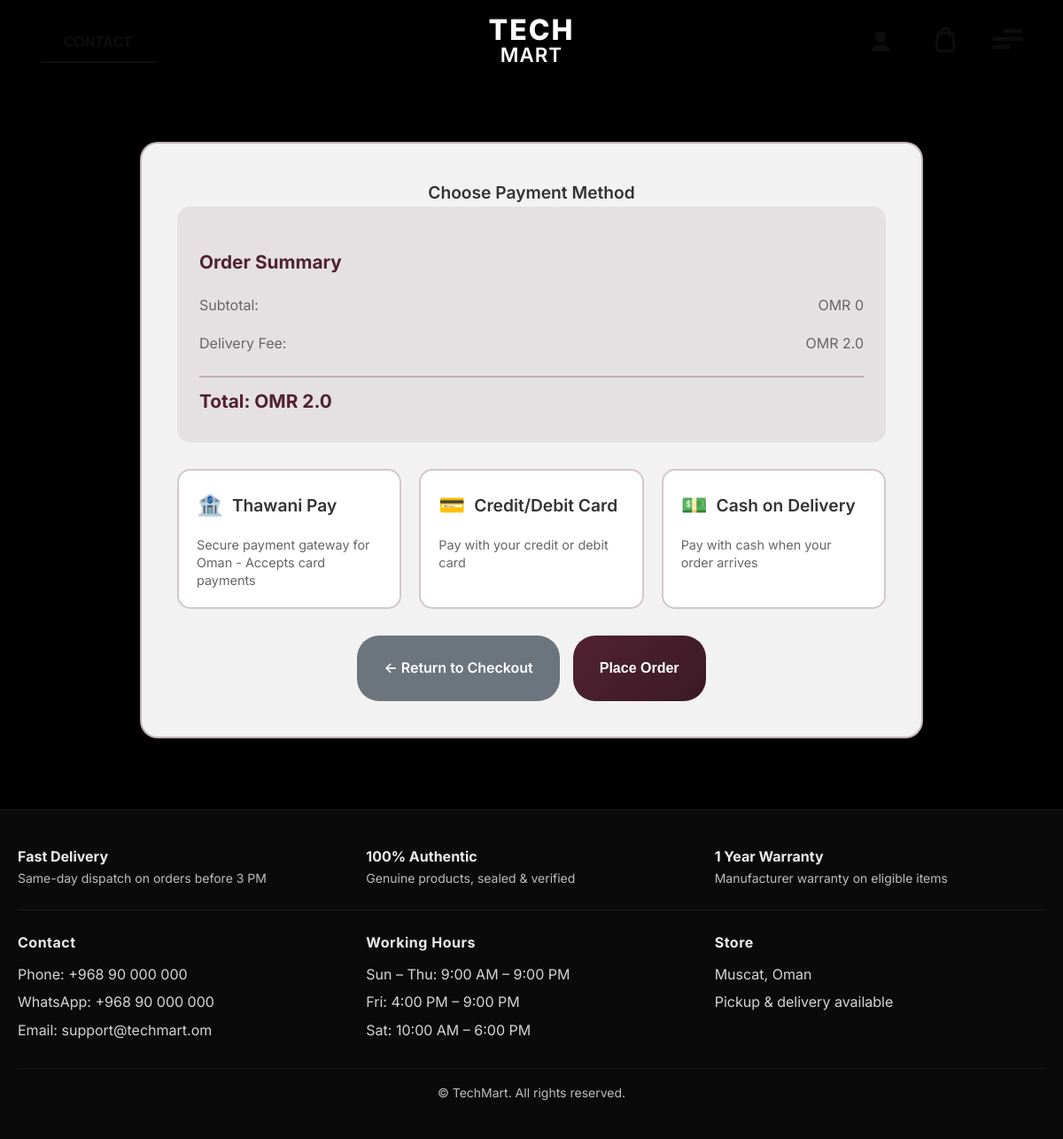
The app's page /payment/ (signed in), older data.
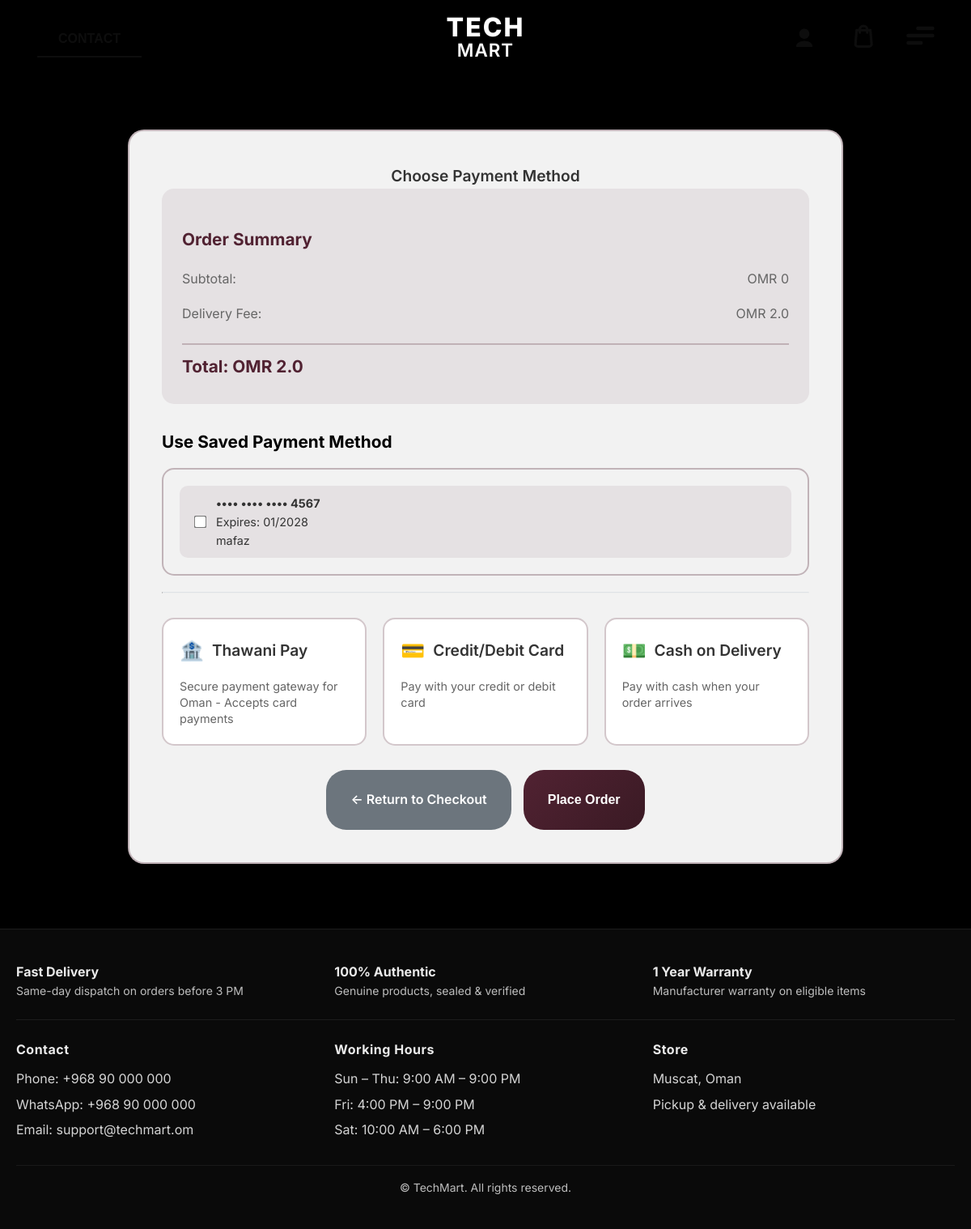
The same page, newer data.
### shop/models.py (models this page shows, shortened)
class SavedPaymentMethod(models.Model):
    CARD_TYPES = [
        ('visa', 'Visa'),
        ('mastercard', 'Mastercard'),
        ('amex', 'American Express'),
        ('discover', 'Discover'),
        ('other', 'Other'),
    ]
    user = models.ForeignKey(User, on_delete=models.CASCADE, related_name='saved_payment_methods')
    cardholder_name = models.CharField(max_length=100)
    card_type = models.CharField(max_length=20, choices=CARD_TYPES)
    last_four = models.CharField(max_length=4)
    expiry_month = models.CharField(max_length=2)
    expiry_year = models.CharField(max_length=4)
    is_primary = models.BooleanField(default=False)
    created_at = models.DateTimeField(auto_now_add=True)
    updated_at = models.DateTimeField(auto_now=True)
    class Meta:
        verbose_name_plural = "Saved Payment Methods"
        ordering = ['-is_primary', '-created_at']

### shop/views.py (the view, shortened to what this page needs)
# urls.py: path('payment/', views.payment, name='payment'),
def payment(request):
    cart = request.session.get('cart', {})
    items = []
    total_price = 0
    from decimal import Decimal
    delivery_fee = Decimal('2.0') if total_price < Decimal('20.0') else Decimal('0.0')
    final_total = total_price + delivery_fee
    username = request.session.get('username')
    saved_cards = []
    categories = Category.objects.filter(parent__isnull=True)
    try:
        user, created = User.objects.get_or_create(username=username)
        saved_cards = SavedPaymentMethod.objects.filter(user=user).order_by('-is_primary', '-created_at')
    except:
        pass
    context = {
        'cart': {
            'items': items,
            'total_price': total_price,
            'delivery_fee': delivery_fee,
            'final_total': final_total,
        },
        'saved_cards': saved_cards,
        'categories': categories
    }
    return render(request, 'shop/payment.html', context)

### shop/context_processors.py (called while the page is built)
def cart_quantity(request):
    cart = request.session.get('cart', {})
    cart_quantity = sum(cart.values()) if cart else 0
    return {'cart_quantity': cart_quantity}

### shop/templates/shop/payment.html (shortened to what this page needs)
{% extends 'shop/base.html' %}
{% block content %}
<nav class="navbar">
    <div class="nav-container">
        <a href="{% url 'home' %}" class="brand-logo">
            <div class="logo-text">
                <span class="logo-main">TECH</span>
                <span class="logo-sub">MART</span>
            </div>
        </a>
    </div>
</nav>
<div class="main-content">
    <div class="payment-container">
        <div class="payment-title">Choose Payment Method</div>
        <div class="order-summary">
            <h3>Order Summary</h3>
            <div class="total-breakdown">
                <div class="subtotal"><span>Subtotal:</span><span>OMR {{ cart.total_price }}</span></div>
                <div class="delivery-fee"><span>Delivery Fee:</span><span>{% if cart.delivery_fee > 0 %}OMR {{ cart.delivery_fee }}{% else %}FREE{% endif %}</span></div>
                <div class="final-total"><strong>Total: OMR {{ cart.final_total }}</strong></div>
            </div>
        </div>
        {% if saved_cards %}
        <div class="saved-payment-section">
            <h3>Use Saved Payment Method</h3>
            <div class="saved-cards">
                {% for card in saved_cards %}
                <div class="saved-card-option">
                    <input type="checkbox" name="saved_payment" id="card_{{ card.id }}" value="{{ card.id }}">
                    <label for="card_{{ card.id }}">
                        <div class="card-info">
                            <strong>•••• •••• •••• {{ card.last_four }}</strong><br>
                            <span>Expires: {{ card.expiry_month }}/{{ card.expiry_year }}</span><br>
                            <span>{{ card.cardholder_name }}</span>
                        </div>
                    </label>
                </div>
                {% endfor %}
            </div>
            <hr class="divider">
        </div>
        {% endif %}
        <div class="payment-methods">
            <div class="payment-method" onclick="selectPayment('thawani')">
                <div class="payment-method-header"><div class="payment-icon">🏦</div><h4 class="payment-title">Thawani Pay</h4></div>
                <div class="payment-description">Secure payment gateway for Oman - Accepts card payments</div>
            </div>
            <div class="payment-method" onclick="selectPayment('card')">
                <div class="payment-method-header"><div class="payment-icon">💳</div><h4 class="payment-title">Credit/Debit Card</h4></div>
                <div class="payment-description">Pay with your credit or debit card</div>
            </div>
            <div class="payment-method" onclick="selectPayment('cod')">
                <div class="payment-method-header"><div class="payment-icon">💵</div><h4 class="payment-title">Cash on Delivery</h4></div>
                <div class="payment-description">Pay with cash when your order arrives</div>
            </div>
        </div>
        <div class="button-group">
            <a href="{% url 'checkout' %}" class="return-btn">← Return to Checkout</a>
            <button type="button" class="place-order-btn" onclick="placeOrder()">Place Order</button>
        </div>
    </div>
</div>
{% endblock %}

### shop/templates/shop/base.html (shortened to what this page needs)
<!DOCTYPE html>
<html>
<head>
</head>
<body>
    <nav class="navbar">
        <div class="nav-container">
            <div class="nav-left">
                <button>
                    <a href="{% url 'contact' %}" class="btn2"><span class="spn2">Contact</span></a>
                </button>
            </div>
            <div class="nav-center">
                <a href="{% url 'home' %}" class="brand-logo">
                    <div class="logo-text">
                        <span class="logo-main">TECH</span>
                        <span class="logo-sub">MART</span>
                    </div>
                </a>
            </div>
                        <div class="nav-right">
                <div class="profile-icon">
                    <button class="btn-profile" onclick="window.location.href='{% if request.session.is_admin or request.session.is_logged_in %}{% url 'order_history' %}{% else %}{% url 'login' %}{% endif %}'">
                    </button>
                </div>
                <div class="cart-icon">
                    <button data-quantity="{{ cart_quantity }}" class="btn-cart" onclick="window.location.href='{% url 'cart_detail' %}'">
                    </button>
                </div>
                <div class="menu-dropdown">
                    <label class="hamburger">
                    </label>
                </div>
            </div>
        </div>
    </nav>
    {% block content %}{% endblock %}
    <footer class="site-footer">
        <div class="footer-container">
            <div class="footer-top">
                <div class="feature">
                    <div class="feature-text">
                        <div class="feature-title">Fast Delivery</div>
                        <div class="feature-sub">Same-day dispatch on orders before 3 PM</div>
                    </div>
                </div>
                <div class="feature">
                    <div class="feature-text">
                        <div class="feature-title">100% Authentic</div>
                        <div class="feature-sub">Genuine products, sealed & verified</div>
                    </div>
                </div>
                <div class="feature">
                    <div class="feature-text">
                        <div class="feature-title">1 Year Warranty</div>
                        <div class="feature-sub">Manufacturer warranty on eligible items</div>
                    </div>
                </div>
            </div>
            <div class="footer-mid">
                <div class="info">
                    <div class="info-title">Contact</div>
                    <div class="info-line">Phone: +968 90 000 000</div>
                    <div class="info-line">WhatsApp: <a href="https://wa.me/96890000000" target="_blank" rel="noopener">+968 90 000 000</a></div>
                    <div class="info-line">Email: <a href="mailto:support@techmart.om">support@techmart.om</a></div>
                </div>
                <div class="info">
                    <div class="info-title">Working Hours</div>
                    <div class="info-line">Sun – Thu: 9:00 AM – 9:00 PM</div>
                    <div class="info-line">Fri: 4:00 PM – 9:00 PM</div>
                    <div class="info-line">Sat: 10:00 AM – 6:00 PM</div>
                </div>
                <div class="info">
                    <div class="info-title">Store</div>
                    <div class="info-line">Muscat, Oman</div>
                    <div class="info-line">Pickup & delivery available</div>
                </div>
            </div>
            <div class="footer-bottom">
                <div class="copy">© {{ now|date:'Y' }} TechMart. All rights reserved.</div>
            </div>
        </div>
    </footer>
</body>
</html>

### shop/templates/shop/base.html (style rules this page uses)
html, body { margin: 0; padding: 0; width: 100%; overflow-x: hidden; }
body { font-family: 'Inter', -apple-system, BlinkMacSystemFont, 'Segoe UI', Roboto, sans-serif; background:#133743; min-height: 100vh; color: #1a1a1a; line-height: 1.6; padding-top: 80px; }
.navbar { background: rgba(0, 0, 0, 0.95); backdrop-filter: none; padding: 20px 0; box-shadow: 0 4px 20px rgba(0,0,0,0.3); position: fixed; top: 0; z-index: 1000; width: 100%; left: 0; right: 0; box-sizing: border-box; border-bottom: none; transition: all 0.3s ease; }
.nav-container { position: relative; max-width: 1400px; margin: 0 auto; display: flex; justify-content: space-between; align-items: center; padding: 0 40px; width: 100%; box-sizing: border-box; }
.nav-left { display: flex; align-items: center; gap: 40px; }
.nav-center { position: absolute; left: 50%; transform: translateX(-50%); }
.nav-right { display: flex; gap: 20px; align-items: center; margin-left: auto; }
.brand-logo { display: flex; align-items: center; text-decoration: none; color: inherit; }
.logo-text { display: flex; flex-direction: column; align-items: center; }
.logo-main { font-size: 2em; font-weight: 800; color: #ffffff; letter-spacing: 2px; line-height: 0.9; }
.logo-sub { font-size: 1.4em; font-weight: 600; color: white; letter-spacing: 1px; margin-top: -5px; }
.btn2 { position: relative; display: inline-block; padding: 12px 24px; border: 2px solid #fefefe; text-transform: uppercase; color: #fefefe; text-decoration: none; font-weight: 600; font-size: 16px; transition: 0.3s; }
.btn2::before { content: ""; position: absolute; top: -2px; left: -2px; width: calc(100% + 4px); height: calc(100% - -2px); background-color: #000000; transition: 0.3s ease-out; transform: scaleY(1); }
.btn2::after { content: ""; position: absolute; top: -2px; left: -2px; width: calc(100% + 4px); height: calc(100% - 50px); background-color: #000000; transition: 0.3s ease-out; transform: scaleY(1); }
.btn2 span { position: relative; z-index: 3; }
button { text-decoration: none; border: none; background-color: transparent; }
.btn-cart { display: flex; align-items: center; justify-content: center; width: 50px; height: 50px; border-radius: 10px; border: none; background-color: transparent; position: relative; }
.btn-cart::after { content: attr(data-quantity); width: fit-content; height: fit-content; position: absolute; font-size: 15px; color: white; font-family: 'Lucida Sans', 'Lucida Sans Regular', 'Lucida Grande', 'Lucida Sans Unicode', Geneva, Verdana, sans-serif; opacity: 0; visibility: hidden; transition: .2s linear; top: 115%; }
.cart-icon { position: relative; top: -4px; }
.btn-profile { display: flex; align-items: center; justify-content: center; width: 56px; height: 56px; background: transparent; border: none; border-radius: 0; cursor: pointer; transition: .2s ease-in-out; }
.hamburger { cursor: pointer; }
.menu-dropdown { position: relative; display: flex; align-items: center; height: 50px; }
.site-footer { background: #0a0a0a; color: #eaeaea; border-top: 1px solid rgba(255,255,255,0.08); margin-top: 0; }
.footer-container { max-width: 1400px; margin: 0 auto; padding: 40px 20px; }
.footer-top { display: grid; grid-template-columns: repeat(3,1fr); gap: 20px; padding-bottom: 24px; border-bottom: 1px solid rgba(255,255,255,0.08); }
.feature { display: block; }
.feature-title { font-weight: 700; }
.feature-sub { opacity: .8; font-size: 14px; }
.footer-mid { display: grid; grid-template-columns: repeat(3,1fr); gap: 20px; padding-top: 24px; padding-bottom: 24px; }
.info-title { font-weight: 700; margin-bottom: 10px; letter-spacing: .5px; }
.info-line { margin: 6px 0; opacity: .9; }
.info a { color: #eaeaea; text-decoration: none; }
.footer-bottom { border-top: 1px solid rgba(255,255,255,0.08); padding-top: 16px; text-align: center; font-size: 14px; opacity: .8; }

Row changes from the older to the newer data that the page shows:
added SavedPaymentMethod: last_four "4567", expiry_month "01", expiry_year "2028", cardholder_name "mafaz"
Text that changed along with them:
text now shown: "Use Saved Payment Method"
